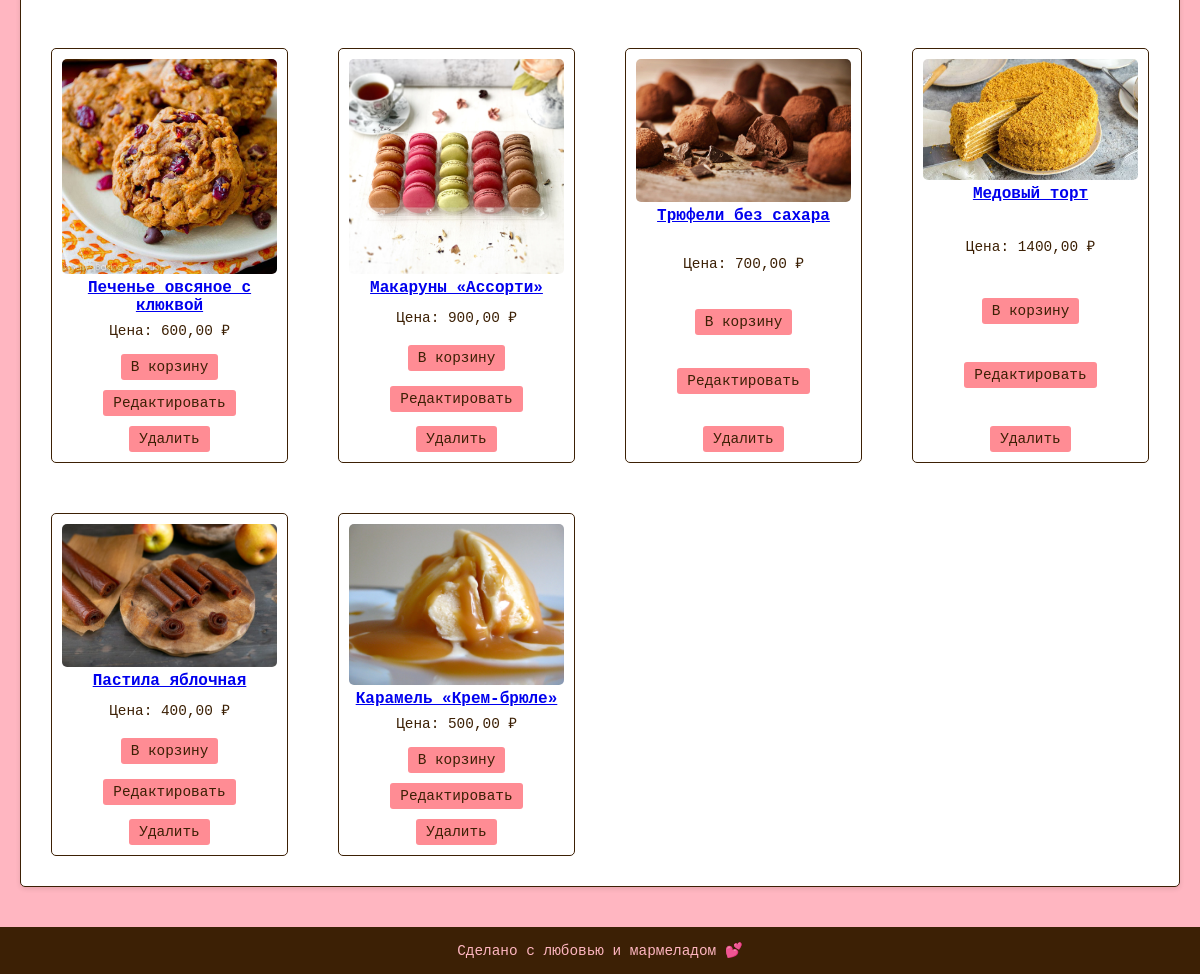
Page /shop/catalog/ (signed in, lower part) on the earlier database version.
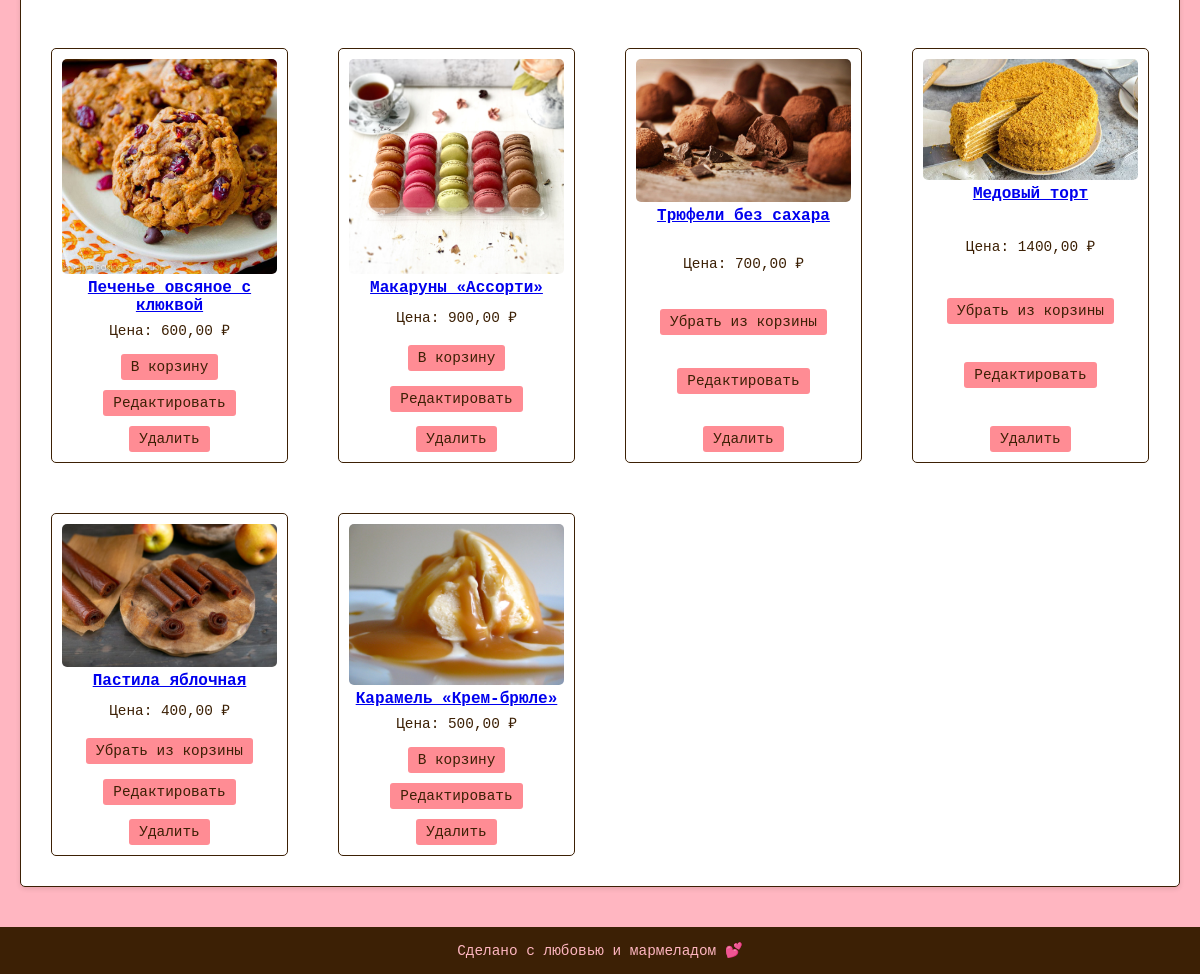
Same page on the later database version.
### shop/models.py (models this page shows, shortened)
class Product(models.Model):
    name = models.CharField(max_length=200, verbose_name="Название")
    description = models.TextField(blank=True, verbose_name="Описание")
    price = models.DecimalField(max_digits=10, decimal_places=2, verbose_name="Цена")
    category = models.ForeignKey(Category, on_delete=models.CASCADE, related_name='products', verbose_name="Категория")
    store = models.ForeignKey(Store, on_delete=models.CASCADE, related_name='products', verbose_name="Магазин")
    created_at = models.DateTimeField(auto_now_add=True, verbose_name="Дата добавления")
    is_available = models.BooleanField(default=True, verbose_name="В наличии")
    image = models.CharField(max_length=200, blank=True, null=True, verbose_name="Изображение")
    class Meta:
        verbose_name = "Товар"
        verbose_name_plural = "Товары"

### shop/views.py (the view)
# urls.py: path('catalog/', views.catalog, name='catalog'),
def catalog(request):
    now = timezone.now()
    recent_date = now - timedelta(days=30)
    products = Product.objects.filter(is_available=True)
    categories = Category.objects.all()
    selected_category = request.GET.get('category')
    min_price = request.GET.get('min_price')
    max_price = request.GET.get('max_price')
    if selected_category:
        products = products.filter(category_id=selected_category)
    if min_price:
        products = products.filter(price__gte=min_price)
    if max_price:
        products = products.filter(price__lte=max_price)
    products_with_cart = []
    for product in products:
        products_with_cart.append({
            'product': product,
            'in_cart': CartItem.objects.filter(user=request.user, product=product).exists() if request.user.is_authenticated else False,
            'is_new': False,  # Плашка «Новинка» не нужна в каталоге
        })
    return render(request, 'shop/catalog.html', {
        'products': products_with_cart,
        'categories': categories,
        'selected_category': selected_category,
        'min_price': min_price,
        'max_price': max_price,
    })

### shop/templates/shop/catalog.html (shortened to what this page needs)
{% extends 'shop/base.html' %}
{% load static %}
{% block content %}
<div class="widget">
    <ol class="product-grid">
        {% for item in products %}
            <li class="product-card">
                <div class="image-container">
                    {% if item.product.id == 1 %}
                        <img src="{% static 'images/products/1.jpg' %}" alt="{{ item.product.name }}" class="item-image">
                    {% elif item.product.id == 2 %}
                        <img src="{% static 'images/products/2.jpg' %}" alt="{{ item.product.name }}" class="item-image">
                    {% elif item.product.id == 3 %}
                        <img src="{% static 'images/products/3.jpg' %}" alt="{{ item.product.name }}" class="item-image">
                    {% elif item.product.id == 4 %}
                        <img src="{% static 'images/products/4.jpg' %}" alt="{{ item.product.name }}" class="item-image">
                    {% elif item.product.id == 5 %}
                        <img src="{% static 'images/products/5.jpg' %}" alt="{{ item.product.name }}" class="item-image">
                    {% elif item.product.id == 6 %}
                        <img src="{% static 'images/products/6.jpg' %}" alt="{{ item.product.name }}" class="item-image">
                    {% elif item.product.id == 7 %}
                        <img src="{% static 'images/products/7.jpg' %}" alt="{{ item.product.name }}" class="item-image">
                    {% elif item.product.id == 8 %}
                        <img src="{% static 'images/products/8.jpg' %}" alt="{{ item.product.name }}" class="item-image">
                    {% elif item.product.id == 9 %}
                        <img src="{% static 'images/products/9.jpg' %}" alt="{{ item.product.name }}" class="item-image">
                    {% elif item.product.id == 10 %}
                        <img src="{% static 'images/products/10.jpg' %}" alt="{{ item.product.name }}" class="item-image">
                    {% else %}
                        <img src="{% static 'images/logo.png' %}" alt="Нет изображения" class="item-image">
                    {% endif %}
                </div>
                <div class="item-info">
                    <a href="{% url 'shop:product_detail' item.product.id %}">
                        <strong>{{ item.product.name }}</strong>
                    </a>
                    <p>Цена: {{ item.product.price }} ₽</p>
                    {% if user.is_authenticated %}
                        <a href="{% url 'shop:add_to_cart' item.product.id %}" class="cart-btn">
                            {% if item.in_cart %}Убрать из корзины{% else %}В корзину{% endif %}
                        </a>
                        <a href="{% url 'shop:product_update' item.product.id %}" class="action-btn">Редактировать</a>
                        <a href="{% url 'shop:product_delete' item.product.id %}" class="action-btn">Удалить</a>
                    {% else %}
                        <button class="cart-btn" disabled>В корзину</button>
                    {% endif %}
                </div>
            </li>
        {% empty %}
            <li>Нет товаров по заданным параметрам.</li>
        {% endfor %}
    </ol>
</div>
{% endblock %}

Differences in the rows shown:
changed Product "Трюфели без сахара": text "В корзину" → "Убрать из корзины"
changed Product "Медовый торт": text "В корзину" → "Убрать из корзины"
changed Product "Пастила яблочная": text "В корзину" → "Убрать из корзины"
